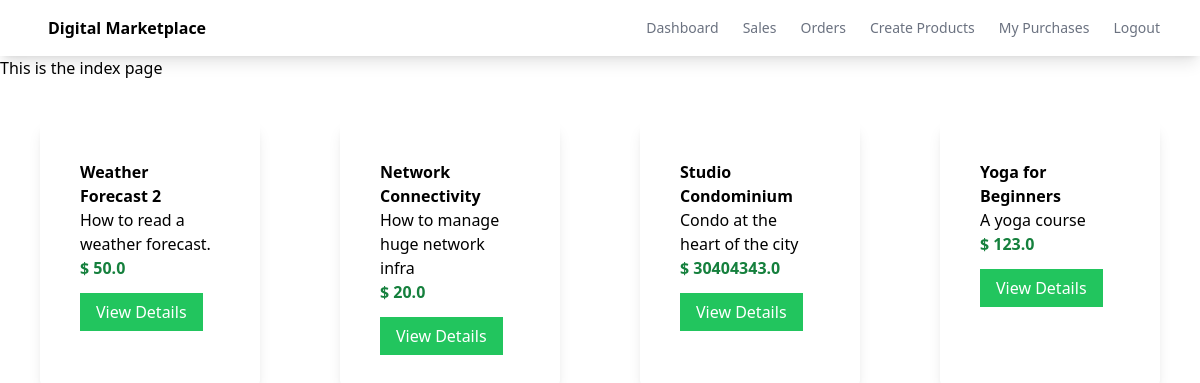
The page / on the database its author committed.
### myapp/models.py (models this page shows, shortened)
class Product(models.Model):
    seller = models.ForeignKey(User, on_delete=models.CASCADE)
    name = models.CharField(max_length=100)
    description = models.CharField(max_length=100)
    price = models.FloatField()
    file = models.FileField(upload_to='uploads')

### myapp/views.py (the view)
# urls.py: path('', views.index, name='index'),
def index(request):
    products = Product.objects.all()
    return render(request, 'myapp/index.html', {'products':products})

### myapp/templates/myapp/index.html (shortened to what this page needs)
{% extends 'myapp/base.html' %}
{% block body %}
    <h1>This is the index page</h1>
<div class="product-container flex">
    {% for product in products %}
        <div class="product shadow-lg w-1/4 rounded-lg m-10 p-5">
            <div class="p-5">
                <div class="font-bold">
                    {{ product.name }}
                </div>
                <div>
                    {{ product.description }}
                </div>
                <div class="text-green-700 font-bold">
                    $ {{ product.price }}
                </div>
                <div class="mt-5">
                    <a class="bg-green-500 text-white px-4 py-2" href="{% url 'detail' product.id %}">View Details</a>
                </div>
            </div>
        </div>
    {% endfor %}
</div>
{% endblock %}

### rows shown on the page
Product: name "Weather Forecast 2", description "How to read a weather forecast.", price "50.0"
Product: name "Network Connectivity", description "How to manage huge network infra", price "20.0"
Product: name "Studio Condominium", description "Condo at the heart of the city", price "30404343.0"
Product: name "Yoga for Beginners", description "A yoga course", price "123.0"
